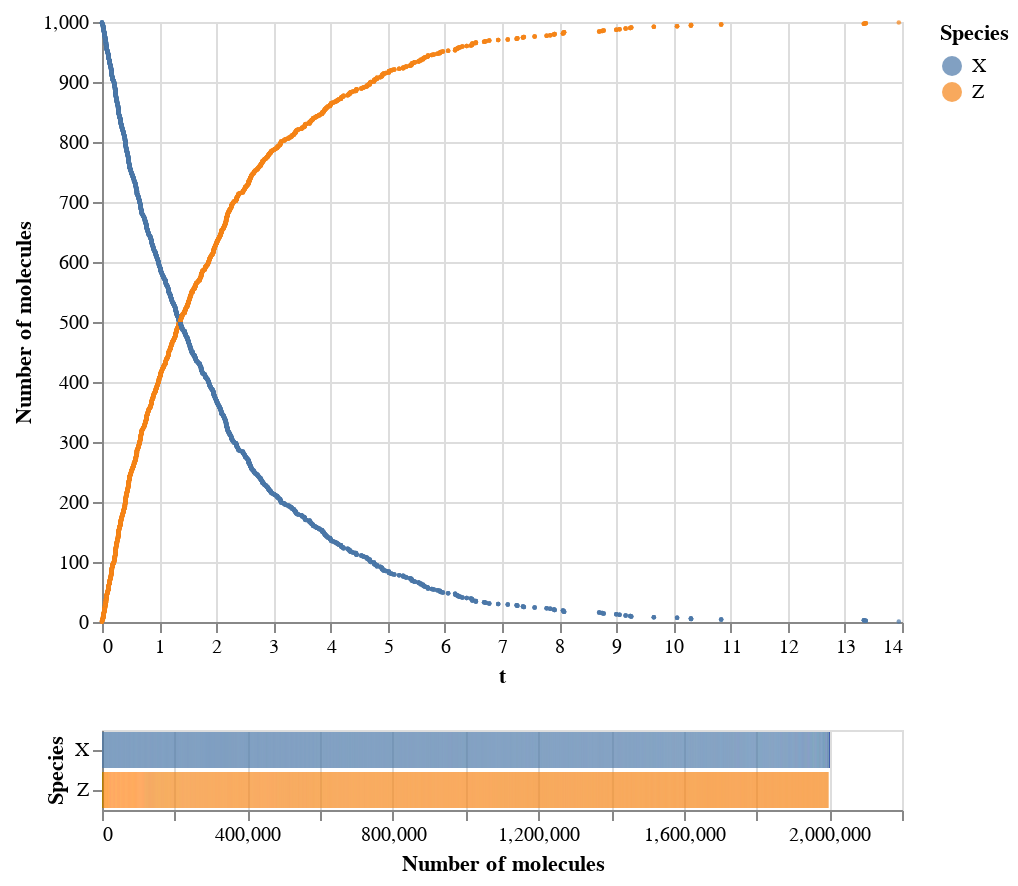

Notebook source saved alongside this figure:
### Code cell
interval = alt.selection_interval(encodings=['x'])

scatter = alt.Chart(df).transform_fold(
    ['X','Z'],
    as_=['Species', 'Number of molecules']
).mark_circle(size=5).encode(
    x='t',
    y='Number of molecules:Q',
    color='Species:N',
).properties(
    selection = interval
)

hist = alt.Chart(df).transform_fold(
    ['X','Z'],
    as_=['Species', 'Number of molecules']
).mark_bar().encode(
    x='Number of molecules:Q',
    y='Species:N',
    color='Species:N',
).transform_filter(
    interval
)

scatter & hist

### Figure 1 — Vega-Lite specification as saved in the notebook (floating-point values rounded to 4 significant figures; data arrays with more than 128 entries replaced by an {"elided": "..."} marker saying what was removed)
{"config": {"view": {"continuousWidth": 400, "continuousHeight": 300}}, "vconcat": [{"mark": {"type": "circle", "size": 5}, "encoding": {"color": {"type": "nominal", "field": "Species"}, "x": {"type": "quantitative", "field": "t"}, "y": {"type": "quantitative", "field": "Number of molecules"}}, "selection": {"selector001": {"type": "interval", "encodings": ["x"]}}, "transform": [{"fold": ["X", "Z"], "as": ["Species", "Number of molecules"]}]}, {"mark": "bar", "encoding": {"color": {"type": "nominal", "field": "Species"}, "x": {"type": "quantitative", "field": "Number of molecules"}, "y": {"type": "nominal", "field": "Species"}}, "transform": [{"fold": ["X", "Z"], "as": ["Species", "Number of molecules"]}, {"filter": {"selection": "selector001"}}]}], "data": {"name": "data-821128320f188f95a25a8f09d519b102"}, "$schema": "https://vega.github.io/schema/vega-lite/v4.0.2.json", "datasets": {"data-821128320f188f95a25a8f09d519b102": {"elided": "4000 records"}}}
